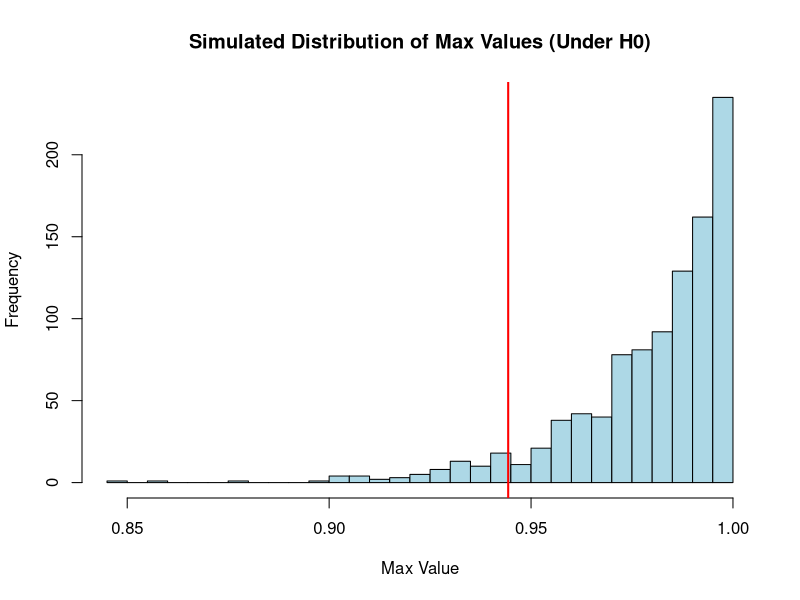
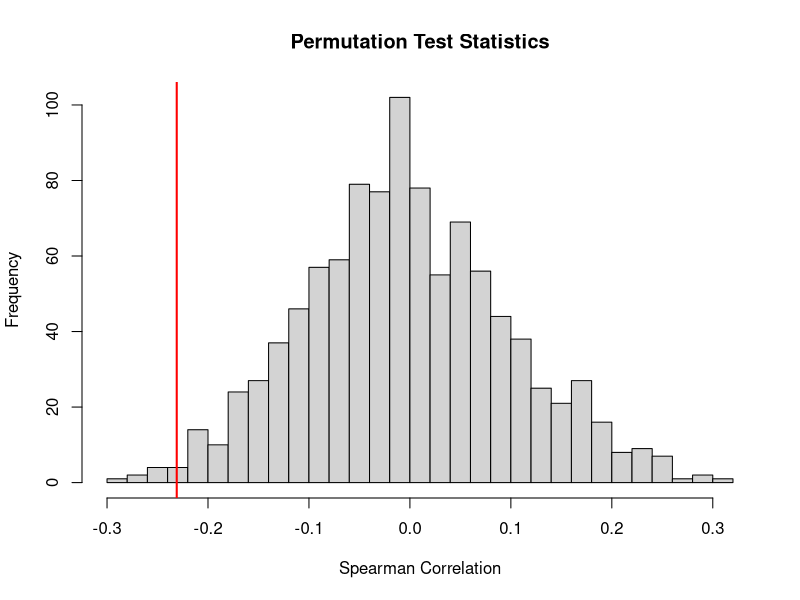
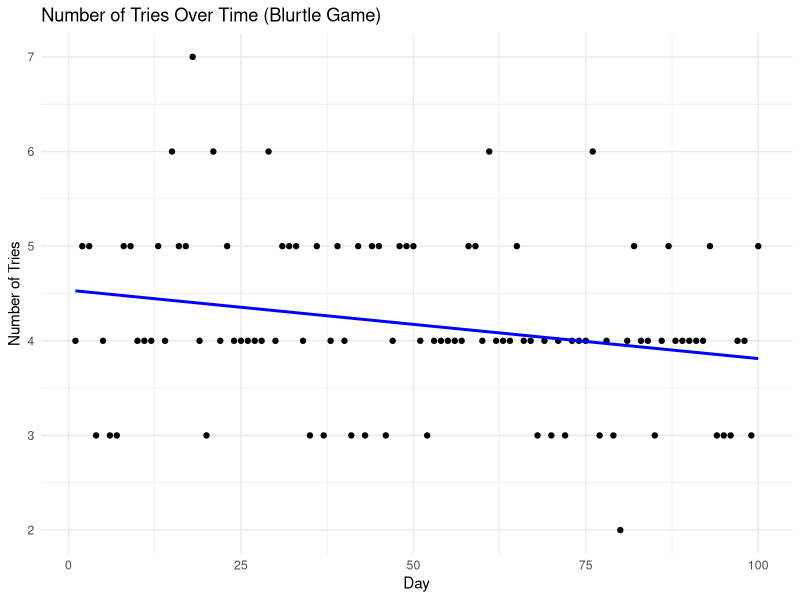

R code for these plots, in order:
## ---- chunk 1
knitr::opts_chunk$set(echo=T,eval=T,message=F,warning=F,fig.align='center')
library(tidyverse)
## ---- chunk 2
flips1 = "HTHTHTHTHTHTHTHTHTHTHTHTHTHTHTHTHTHTHTHTHTHTHTHTHTHTHTHTHTHTHTHTHTHTHTHTHTHTHTHTHTHTHTHTHTHTHTHTHTHTHTHTHTHTHTHTHTHTHTHTHTHTHTHTHTHTHTHTHTHTHTHTHTHTHTHTHTHTHTHTHTHTHTHTHTHTHTHTHTHTHTHTHTHTHTHTHTHTHTHT"

flips2 = "HHHTHTTTHHTHHTHHHTTTTHTHTHHTTHTHHHTHHTHTTTHTHHHTHTTTHTHTHHTHTHTTHTHHTHTHTTTHTHHHTHTHTTHTHTHHTHTHTHHHTHTTTHTHHTHTHTHHTTTHTHHTHHTTTTHTHTHHHTHTTHTHHTHTHTTHTHHTHTHHHTHHHTHTTTHTTHTTTHTHHHTHTHTTHTHHTHHTHTTT"

flips3 = "HHTHTHTTTHTHHHTHHTTTHTHHTHTTTHTHTHHTHTHTTHTHHHHHHTTTHTHTHHTHTTTHTHHTHTHTTTHTHHHTTHTTTHTHTHHHHTHTTHHTTTTTHTHHHTHTHTTTTTHHHTHHTHHTHHHTTTTHTHTHHHTHHTTTTTHTHHHTHTHTHTTTHTHHHTHTHTHTTHTHHTHTHTHTTTTHTHHHTHTH"

flips4 = "HTHHHHHHHTHTTHHTTHHHTHTHTTTHHTHHHTHHTTHTTTTTTTTTHTHHTTTTTHTHTHTHHTTHTTHTTTTTHHHTHTTTHTHTHHHTHTTTTHTHTHHTTHTHTTHHTHTHHHHTHTTHHTTHTTHTTHTHHHHHHTTTTTTHHHTTHTHHHHTTTHTTHHHTTHTHHTTTHHTHHTTTHTHHTHHHTHHTTHHH"

flips5 = "HHHHHHHHHHTTTTTTTTTTHHHHHHHHHHTTTTTTTTTTHHHHHHHHHHTTTTTTTTTTHHHHHHHHHHTTTTTTTTTTHHHHHHHHHHTTTTTTTTTTHHHHHHHHHHTTTTTTTTTTHHHHHHHHHHTTTTTTTTTTHHHHHHHHHHTTTTTTTTTTHHHHHHHHHHTTTTTTTTTTHHHHHHHHHHTTTTTTTTTT"

flips6 = "TTHTTTHTTTTTTTHTHTHTHTTHTTHTHHTHHTTTHHTHTTTHTHHTHHHTHTTHHTHHTTHTHTTTTHTHTTTHHTTTTTTTTHTHHTTHTTTTTTHTHTHTHTTTHTTHHTTHTTTHHTTTHTTHTTTTHTTTTHHTTTHTHTHHHTTTTTTHTHHTTTTTTTTTTTTHHHTTTHHHTTTHTTTHTHTTHTTTTTHT"

# you can use the function below to split the above sequences in vectors of flips
split = function(str) strsplit(str, split="")[[1]]
split(flips1)
## ---- chunk 3
# Function to find the longest run of heads ("H") in a vector of coin flips
longest_heads_run <- function(flips) {
  max_run <- 0   # Variable to store the maximum run of heads
  current_run <- 0  # Variable to count the current run of heads
  
  for (flip in flips) {
    if (flip == "H") {
      current_run <- current_run + 1  # Increment the current run of heads
    } else {
      if (current_run > max_run) {
        max_run <- current_run  # Update max_run if current_run is greater
      }
      current_run <- 0  # Reset the current run if the flip is not heads
    }
  }
  
  # Final check in case the longest run is at the end of the sequence
  if (current_run > max_run) {
    max_run <- current_run
  }
  
  return(max_run)
}

# Example usage
longest_heads_run(split(flips1))
longest_heads_run(split(flips2))
longest_heads_run(split(flips3))
longest_heads_run(split(flips4))
longest_heads_run(split(flips5))
longest_heads_run(split(flips6))

## ---- chunk 4
# Function to simulate fair coin flips and find the longest run of heads
simulate_coin_flips <- function(n_flips) {
  flips <- sample(c("H", "T"), size = n_flips, replace = TRUE)  # Simulate fair coin flips
  return(longest_heads_run(flips))  # Return the longest run of heads
}

# Number of flips in each sequence
n_flips <- 200  # Adjust this to the actual length of your flip sequences

# Monte Carlo simulation to find the average longest run of heads over 10,000 trials
set.seed(123)
n_trials <- 10000
longest_runs <- numeric(n_trials)

for (i in 1:n_trials) {
  longest_runs[i] <- simulate_coin_flips(n_flips)
}

# Calculate the average longest run of heads from the Monte Carlo simulation
average_longest_run <- mean(longest_runs)
print(paste("Average longest run of heads from Monte Carlo simulation (using a fair coin):", average_longest_run))

# Compare with the longest run of heads from each provided sequence 
flips_list <- list(flips1, flips2, flips3, flips4, flips5, flips6)
results <- sapply(flips_list, function(flip_sequence) {
  flips_vector <- split(flip_sequence)
  longest_heads <- longest_heads_run(flips_vector)
  return(longest_heads)
})

# Combine the results
comparison <- data.frame(Sequence = paste0("Flips", 1:6),
                         LongestRun = results,
                         Difference = results - average_longest_run)

# Print comparison results
print(comparison)

## ---- chunk 5
# Calculate p-values for each sequence
p_values <- sapply(results, function(longest_run) {
  # P-value is the proportion of simulated runs that are less than or equal to the longest run
  mean(longest_runs <= longest_run)
  #2 * min(mean(longest_runs >= longest_run), mean(longest_runs <= longest_run))      # if we want 2 sided test
})

# Combine the results into a data frame
comparison <- data.frame(Sequence = paste0("Flips", 1:6),
                         LongestRun = results,
                         PValue = p_values)

print(comparison)

## ---- chunk 6
set.seed(123)
flips1 = "HTHTHTHTHTHTHTHTHTHTHTHTHTHTHTHTHTHTHTHTHTHTHTHTHTHTHTHTHTHTHTHTHTHTHTHTHTHTHTHTHTHTHTHTHTHTHTHTHTHTHTHTHTHTHTHTHTHTHTHTHTHTHTHTHTHTHTHTHTHTHTHTHTHTHTHTHTHTHTHTHTHTHTHTHTHTHTHTHTHTHTHTHTHTHTHTHTHTHTHT"

flips2 = "HHHTHTTTHHTHHTHHHTTTTHTHTHHTTHTHHHTHHTHTTTHTHHHTHTTTHTHTHHTHTHTTHTHHTHTHTTTHTHHHTHTHTTHTHTHHTHTHTHHHTHTTTHTHHTHTHTHHTTTHTHHTHHTTTTHTHTHHHTHTTHTHHTHTHTTHTHHTHTHHHTHHHTHTTTHTTHTTTHTHHHTHTHTTHTHHTHHTHTTT"

flips3 = "HHTHTHTTTHTHHHTHHTTTHTHHTHTTTHTHTHHTHTHTTHTHHHHHHTTTHTHTHHTHTTTHTHHTHTHTTTHTHHHTTHTTTHTHTHHHHTHTTHHTTTTTHTHHHTHTHTTTTTHHHTHHTHHTHHHTTTTHTHTHHHTHHTTTTTHTHHHTHTHTHTTTHTHHHTHTHTHTTHTHHTHTHTHTTTTHTHHHTHTH"

flips4 = "HTHHHHHHHTHTTHHTTHHHTHTHTTTHHTHHHTHHTTHTTTTTTTTTHTHHTTTTTHTHTHTHHTTHTTHTTTTTHHHTHTTTHTHTHHHTHTTTTHTHTHHTTHTHTTHHTHTHHHHTHTTHHTTHTTHTTHTHHHHHHTTTTTTHHHTTHTHHHHTTTHTTHHHTTHTHHTTTHHTHHTTTHTHHTHHHTHHTTHHH"

flips5 = "HHHHHHHHHHTTTTTTTTTTHHHHHHHHHHTTTTTTTTTTHHHHHHHHHHTTTTTTTTTTHHHHHHHHHHTTTTTTTTTTHHHHHHHHHHTTTTTTTTTTHHHHHHHHHHTTTTTTTTTTHHHHHHHHHHTTTTTTTTTTHHHHHHHHHHTTTTTTTTTTHHHHHHHHHHTTTTTTTTTTHHHHHHHHHHTTTTTTTTTT"

flips6 = "TTHTTTHTTTTTTTHTHTHTHTTHTTHTHHTHHTTTHHTHTTTHTHHTHHHTHTTHHTHHTTHTHTTTTHTHTTTHHTTTTTTTTHTHHTTHTTTTTTHTHTHTHTTTHTTHHTTHTTTHHTTTHTTHTTTTHTTTTHHTTTHTHTHHHTTTTTTHTHHTTTTTTTTTTTTHHHTTTHHHTTTHTTTHTHTTHTTTTTHT"

# you can use the function below to split the above sequences in vectors of flips
split = function(str) strsplit(str, split="")[[1]]
split(flips1)

# Function to calculate autocorrelation for a given lag
autocorrelation <- function(sequence, lag) {
  n <- length(sequence)
  sequence_lagged <- sequence[(lag + 1):n]
  sequence_original <- sequence[1:(n - lag)]
  
  # Compute correlation between original and lagged sequence
  return(cor(sequence_original, sequence_lagged))
}

# Function to calculate the maximum streak length
max_streak_length <- function(sequence) {
  max_streak <- 0
  current_streak <- 1
  
  for (i in 2:length(sequence)) {
    if (sequence[i] == sequence[i - 1]) {
      current_streak <- current_streak + 1
    } else {
      max_streak <- max(max_streak, current_streak)
      current_streak <- 1
    }
  }
  max_streak <- max(max_streak, current_streak) # Handle case when last streak is the longest
  return(max_streak)
}

# Convert coin flips sequences to 0s and 1s (H = 1, T = 0)
convert_to_numeric <- function(sequence) {
  return(as.numeric(sequence == 'H'))
}

flips1 <- unlist(strsplit("HTHTHTHTHTHTHTHTHTHTHTHTHTHTHTHTHTHTHTHTHTHTHTHTHTHTHTHTHTHTHTHTHTHTHTHTHTHTHTHTHTHTHTHTHTHTHTHTHTHTHTHTHTHTHTHTHTHTHTHTHTHTHTHTHTHTHTHTHTHTHTHTHTHTHTHTHTHTHTHTHTHTHTHTHTHTHTHTHTHTHTHTHTHTHTHTHTHTHTHT", ""))
flips2 <- unlist(strsplit("HHHTHTTTHHTHHTHHHTTTTHTHTHHTTHTHHHTHHTHTTTHTHHHTHTTTHTHTHHTHTHTTHTHHTHTHTTTHTHHHTHTHTTHTHTHHTHTHTHHHTHTTTHTHHTHTHTHHTTTHTHHTHHTTTTHTHTHHHTHTTHTHHTHTHTTHTHHTHTHHHTHHHTHTTTHTTHTTTHTHHHTHTHTTHTHHTHHTHTTT", ""))
flips3 <- unlist(strsplit("HHTHTHTTTHTHHHTHHTTTHTHHTHTTTHTHTHHTHTHTTHTHHHHHHTTTHTHTHHTHTTTHTHHTHTHTTTHTHHHTTHTTTHTHTHHHHTHTTHHTTTTTHTHHHTHTHTTTTTHHHTHHTHHTHHHTTTTHTHTHHHTHHTTTTTHTHHHTHTHTHTTTHTHHHTHTHTHTTHTHHTHTHTHTTTTHTHHHTHTH", ""))
flips4<- unlist(strsplit("HTHHHHHHHTHTTHHTTHHHTHTHTTTHHTHHHTHHTTHTTTTTTTTTHTHHTTTTTHTHTHTHHTTHTTHTTTTTHHHTHTTTHTHTHHHTHTTTTHTHTHHTTHTHTTHHTHTHHHHTHTTHHTTHTTHTTHTHHHHHHTTTTTTHHHTTHTHHHHTTTHTTHHHTTHTHHTTTHHTHHTTTHTHHTHHHTHHTTHHH", ""))
flips5<- unlist(strsplit("HHHHHHHHHHTTTTTTTTTTHHHHHHHHHHTTTTTTTTTTHHHHHHHHHHTTTTTTTTTTHHHHHHHHHHTTTTTTTTTTHHHHHHHHHHTTTTTTTTTTHHHHHHHHHHTTTTTTTTTTHHHHHHHHHHTTTTTTTTTTHHHHHHHHHHTTTTTTTTTTHHHHHHHHHHTTTTTTTTTTHHHHHHHHHHTTTTTTTTTT", ""))
flips6<- unlist(strsplit("TTHTTTHTTTTTTTHTHTHTHTTHTTHTHHTHHTTTHHTHTTTHTHHTHHHTHTTHHTHHTTHTHTTTTHTHTTTHHTTTTTTTTHTHHTTHTTTTTTHTHTHTHTTTHTTHHTTHTTTHHTTTHTTHTTTTHTTTTHHTTTHTHTHHHTTTTTTHTHHTTTTTTTTTTTTHHHTTTHHHTTTHTTTHTHTTHTTTTTHT", ""))

# Convert to numeric
flips1_num <- convert_to_numeric(flips1)
flips2_num <- convert_to_numeric(flips2)
flips3_num <- convert_to_numeric(flips3)
flips4_num <- convert_to_numeric(flips4)
flips5_num <- convert_to_numeric(flips5)
flips6_num <- convert_to_numeric(flips6)

max_streak_flips1 <- max_streak_length(flips1_num)
max_streak_flips2 <- max_streak_length(flips2_num)
max_streak_flips3 <- max_streak_length(flips3_num)
max_streak_flips4 <- max_streak_length(flips4_num)
max_streak_flips5 <- max_streak_length(flips5_num)
max_streak_flips6 <- max_streak_length(flips6_num)

cat("Flips1 Max Streak Length:", max_streak_flips1, "\n")
cat("Flips2 Max Streak Length:", max_streak_flips2, "\n")
cat("Flips3 Max Streak Length:", max_streak_flips3, "\n")
cat("Flips4 Max Streak Length:", max_streak_flips4, "\n")
cat("Flips5 Max Streak Length:", max_streak_flips5, "\n")
cat("Flips6 Max Streak Length:", max_streak_flips6, "\n")

# Function to simulate coin flips and find max streak length
simulate_max_streak <- function(n_flips) {
  sequence <- sample(c(0, 1), n_flips, replace = TRUE)  # Random sequence (0 = T, 1 = H)
  max_streak_length(sequence)
}
simulate_max_streak(200)
# Simulate max streak lengths for many random sequences

n_simulations <- 10000
n_flips <- 200
simulated_streaks <- replicate(n_simulations, simulate_max_streak(n_flips))

# Compare observed max streaks with simulated distribution
observed_streaks <- c(1, 4, 6, 9, 10, 12)

# Calculate the proportion of simulated streaks that are longer than or equal to each observed streak
p_values <- sapply(observed_streaks, function(obs) mean(simulated_streaks >= obs))

cat("P-values for each observed streak length:", p_values, "\n")

## ---- chunk 7
flips1 = "HTHTHTHTHTHTHTHTHTHTHTHTHTHTHTHTHTHTHTHTHTHTHTHTHTHTHTHTHTHTHTHTHTHTHTHTHTHTHTHTHTHTHTHTHTHTHTHTHTHTHTHTHTHTHTHTHTHTHTHTHTHTHTHTHTHTHTHTHTHTHTHTHTHTHTHTHTHTHTHTHTHTHTHTHTHTHTHTHTHTHTHTHTHTHTHTHTHTHTHT"

flips2 = "HHHTHTTTHHTHHTHHHTTTTHTHTHHTTHTHHHTHHTHTTTHTHHHTHTTTHTHTHHTHTHTTHTHHTHTHTTTHTHHHTHTHTTHTHTHHTHTHTHHHTHTTTHTHHTHTHTHHTTTHTHHTHHTTTTHTHTHHHTHTTHTHHTHTHTTHTHHTHTHHHTHHHTHTTTHTTHTTTHTHHHTHTHTTHTHHTHHTHTTT"

flips3 = "HHTHTHTTTHTHHHTHHTTTHTHHTHTTTHTHTHHTHTHTTHTHHHHHHTTTHTHTHHTHTTTHTHHTHTHTTTHTHHHTTHTTTHTHTHHHHTHTTHHTTTTTHTHHHTHTHTTTTTHHHTHHTHHTHHHTTTTHTHTHHHTHHTTTTTHTHHHTHTHTHTTTHTHHHTHTHTHTTHTHHTHTHTHTTTTHTHHHTHTH"

flips4 = "HTHHHHHHHTHTTHHTTHHHTHTHTTTHHTHHHTHHTTHTTTTTTTTTHTHHTTTTTHTHTHTHHTTHTTHTTTTTHHHTHTTTHTHTHHHTHTTTTHTHTHHTTHTHTTHHTHTHHHHTHTTHHTTHTTHTTHTHHHHHHTTTTTTHHHTTHTHHHHTTTHTTHHHTTHTHHTTTHHTHHTTTHTHHTHHHTHHTTHHH"

flips5 = "HHHHHHHHHHTTTTTTTTTTHHHHHHHHHHTTTTTTTTTTHHHHHHHHHHTTTTTTTTTTHHHHHHHHHHTTTTTTTTTTHHHHHHHHHHTTTTTTTTTTHHHHHHHHHHTTTTTTTTTTHHHHHHHHHHTTTTTTTTTTHHHHHHHHHHTTTTTTTTTTHHHHHHHHHHTTTTTTTTTTHHHHHHHHHHTTTTTTTTTT"

flips6 = "TTHTTTHTTTTTTTHTHTHTHTTHTTHTHHTHHTTTHHTHTTTHTHHTHHHTHTTHHTHHTTHTHTTTTHTHTTTHHTTTTTTTTHTHHTTHTTTTTTHTHTHTHTTTHTTHHTTHTTTHHTTTHTTHTTTTHTTTTHHTTTHTHTHHHTTTTTTHTHHTTTTTTTTTTTTHHHTTTHHHTTTHTTTHTHTTHTTTTTHT"

 sequence_bin1 <- as.numeric(unlist(strsplit(flips1, "")) == "H")
 sequence_bin2 <- as.numeric(unlist(strsplit(flips2, "")) == "H")
 sequence_bin3 <- as.numeric(unlist(strsplit(flips3, "")) == "H")
 sequence_bin4 <- as.numeric(unlist(strsplit(flips4, "")) == "H")
 sequence_bin5 <- as.numeric(unlist(strsplit(flips5, "")) == "H")
 sequence_bin6 <- as.numeric(unlist(strsplit(flips6, "")) == "H")

# Function to calculate autocorrelation for a given lag
compute_autocorrelation <- function(sequence, lag) {
  n <- length(sequence)
  if (lag >= n) return(NA)
  
  seq1 <- sequence[1:(n-lag)]
  seq2 <- sequence[(lag+1):n]
  
  return(cor(seq1, seq2))
}

# Generate a random coin flip sequence (H = 1, T = 0)
generate_random_sequence <- function(n) {
  sample(c(0, 1), size = n, replace = TRUE)
}

# Function to perform the Monte Carlo test with autocorrelation
autocorrelation_test <- function(observed_seq, n_sim = 1000, max_lag = 5) {
  n <- length(observed_seq)
  
  # Compute autocorrelation for observed sequence
  observed_autocorrs <- sapply(1:max_lag, function(lag) compute_autocorrelation(observed_seq, lag))
  
  # Monte Carlo simulation
  sim_autocorrs <- matrix(NA, nrow = n_sim, ncol = max_lag)
  
  for (i in 1:n_sim) {
    random_seq <- generate_random_sequence(n)
    sim_autocorrs[i, ] <- sapply(1:max_lag, function(lag) compute_autocorrelation(random_seq, lag))
  }
  
  # Calculate p-values for each lag
  p_values <- sapply(1:max_lag, function(lag) {
    mean(abs(sim_autocorrs[, lag]) >= abs(observed_autocorrs[lag]))
  })
  
  return(list(observed_autocorrs = observed_autocorrs, sim_autocorrs = sim_autocorrs, p_values = p_values))
}

# Run autocorrelation test
test_result_flips1 <- autocorrelation_test(sequence_bin1, n_sim = 10000, max_lag = 5)
test_result_flips2 <- autocorrelation_test(sequence_bin2, n_sim = 10000, max_lag = 5)
test_result_flips3 <- autocorrelation_test(sequence_bin3, n_sim = 10000, max_lag = 5)
test_result_flips4 <- autocorrelation_test(sequence_bin4, n_sim = 10000, max_lag = 5)
test_result_flips5 <- autocorrelation_test(sequence_bin5, n_sim = 10000, max_lag = 5)
test_result_flips6 <- autocorrelation_test(sequence_bin6, n_sim = 10000, max_lag = 5)

# Print results
print("Autocorrelation Test for flips1:")
print(test_result_flips1$p_values)
print("Autocorrelation Test for flips2:")
print(test_result_flips2$p_values)
print("Autocorrelation Test for flips3:")
print(test_result_flips3$p_values)
print("Autocorrelation Test for flips4:")
print(test_result_flips4$p_values)
print("Autocorrelation Test for flips5:")
print(test_result_flips5$p_values)
print("Autocorrelation Test for flips6:")
print(test_result_flips6$p_values)

## ---- chunk 8
X <- read.csv("uniform_sample.csv")$x
head(X)
## ---- chunk 9
n <- 50  # Sample size
M <- 1000  # Number of simulations

# Simulate the maximum values of uniform distribution over [0,1]
sim_max <- replicate(M, max(runif(n, 0, 1)))
#sim_max
mean(sim_max) # mean of the maxes of the simulated sequences

# Observed max from the sample
obs_max<- max(X)
obs_max

# Calculate the p-value simulated max greater than observed
p_value <- mean(sim_max >= obs_max)
p_value

# Plot the histogram
hist(sim_max, breaks = 30, main = "Simulated Distribution of Max Values (Under H0)",
     xlab = "Max Value", col = "lightblue")

# Add a red line at the observed max value
abline(v = obs_max, col = "red", lwd = 2)

## ---- chunk 10
blurtle <- read.csv("blurtle.csv")

#blurtle
#blurtle$tries
#mean(blurtle$tries)
#var(blurtle$tries)

# Compute observed test statistic
observed_stat <- cor(blurtle$day, blurtle$tries, method = "spearman")

# Permutation test function
perm_test <- function(data, n_perm = 1000) {
  perm_stats <- numeric(n_perm)
  
  for (i in 1:n_perm) {
    perm_data <- data
    perm_data$tries <- sample(perm_data$tries)
    perm_stats[i] <- cor(perm_data$day, perm_data$tries, method = "spearman")
  }
  
  return(perm_stats)
}

set.seed(123)
perm_stats <- perm_test(blurtle)

# Calculate p-value
p_value <- (sum(abs(perm_stats) >= abs(observed_stat)) + 1) / (length(perm_stats) + 1)

# Plot distribution of permutation test statistics
hist(perm_stats, main = "Permutation Test Statistics", xlab = "Spearman Correlation", breaks = 30)
abline(v = observed_stat, col = "red", lwd = 2)

# Print results
print(paste("Observed test statistic: ", observed_stat))
print(paste("P-value: ", p_value))
## ---- chunk 11
# Load necessary library
library(ggplot2)

# Create scatter plot with regression line
ggplot(blurtle, aes(x = day, y = tries)) +
  geom_point() +  # Scatter plot points
  geom_smooth(method = "lm", color = "blue", se = FALSE) +  # Linear regression line
  labs(title = "Number of Tries Over Time (Blurtle Game)", x = "Day", y = "Number of Tries") +
  theme_minimal()
